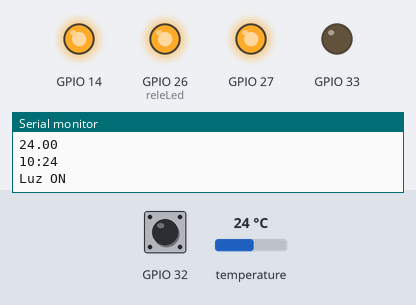
Bench run of a program on a simulated ESP32. On the bench: output pins drawn as LEDs (lit = HIGH), the last lines printed to the serial monitor. The inputs (shaded band) are chosen by the test bench; at power-on: temperature 24 °C, GPIO 32 HIGH. The local clock reads 2024-03-15 10:24:30 at power-on unless the program sets it.

Above: at 3.3 s.
3.4 s: temperature set to 23.2 °C
At 4.7 s:
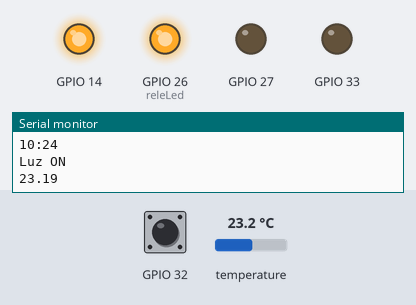
5.9 s: GPIO 32 pulled LOW for 2.15 s
At 7.3 s:
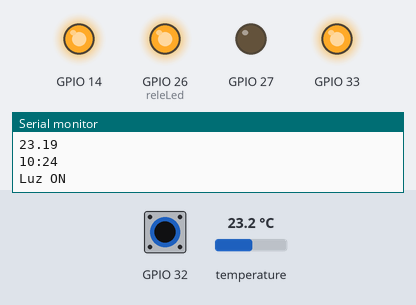
9.5 s: temperature set to 24.3 °C
12.0 s: temperature set to 25.4 °C
At 13.5 s:
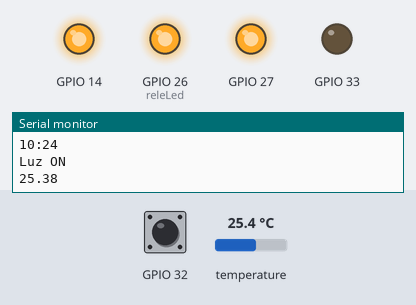
14.6 s: GPIO 32 pulled LOW for 2.15 s
At 15.1 s:
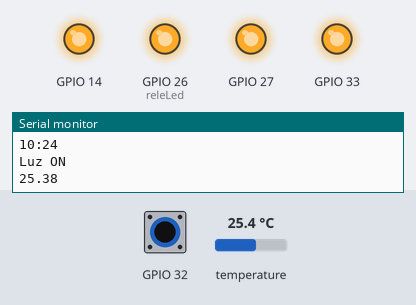
18.2 s: temperature set to 27.4 °C
20.7 s: temperature set to 28.8 °C
At 22.4 s:
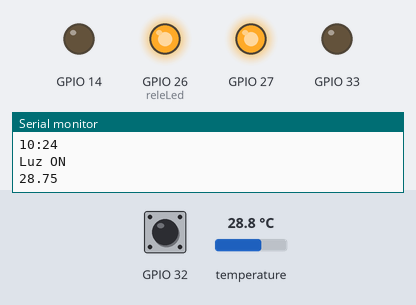
Timing chart, 0 to 23.9 s (numbered marks = the images above; inputs shaded):
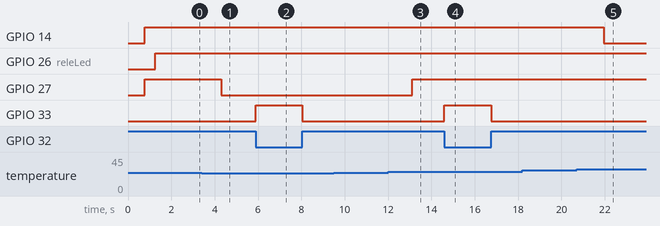

The program:

main.cpp
```cpp
// Inclui as bibliotecas
#include "controleLed.h"
#include "controleTemp.h"
#include "nivelC.h"

#define hrOn 8
#define minOn 30
#define hrOff 18
#define minOff 45
#define releLed 26
#define sensor_temp 25
#define bomba 33
#define sensor_boia 32

ControleLED ctlLed(hrOn, minOn, hrOff, minOff, releLed);

TemperaturaChecker Controle(sensor_temp);
nivelControlador aBoia(sensor_boia, bomba);

void controladoraNivel()
{

  digitalWrite(aBoia.getBombaPin(), !aBoia.atualizaBombaStatus());
  // Serial.println(aBoia.verBombaStatus());
}

void setup()
{
  Serial.begin(115200);
  Serial.println('\n');
  attachInterrupt( digitalPinToInterrupt(aBoia.getSensorPin()), controladoraNivel, CHANGE);

  pinMode(releLed, OUTPUT);
  digitalWrite(releLed, LOW);
  ctlLed.setupRTC();
}

void loop()
{
  Serial.println(Controle.check_temperature());
  delay(500);
  ctlLed.checkLed();
  delay(500);
}
```

Measured:
- the behaviour switches between 24 and 23.9 °C on temperature (found by bisection; images 0 and 1)
- the behaviour switches between 24.9 and 25 °C on temperature (found by bisection; images 2 and 3)
- the behaviour switches between 28 and 28.1 °C on temperature (found by bisection; images 4 and 5)
- after the input at 3.4 s, GPIO 27: HIGH → LOW after 0.89 s
- after the input at 5.9 s, GPIO 33: LOW → HIGH at once, → LOW 2.1 s later
- after the input at 12.0 s, GPIO 27: LOW → HIGH after 1.1 s
- after the input at 14.6 s, GPIO 33: LOW → HIGH at once, → LOW 2.1 s later
- after the input at 20.7 s, GPIO 14: HIGH → LOW after 1.2 s
